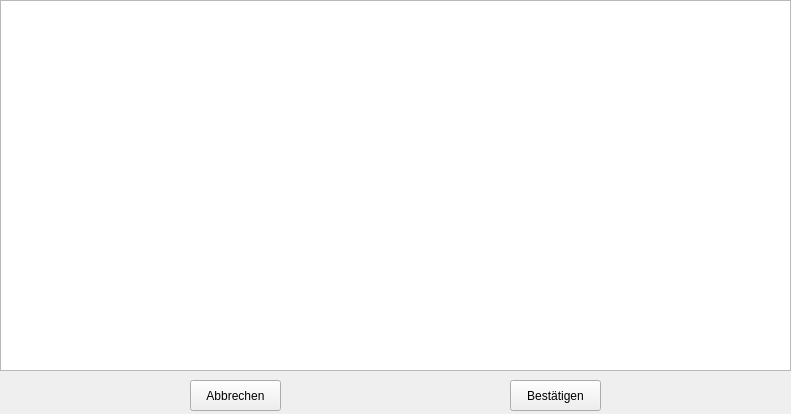
<?xml version="1.0" encoding="UTF-8"?>
<ui version="4.0">
 <class>Form</class>
 <widget class="QWidget" name="Form">
  <property name="geometry">
   <rect>
    <x>0</x>
    <y>0</y>
    <width>791</width>
    <height>414</height>
   </rect>
  </property>
  <property name="windowTitle">
   <string>Form</string>
  </property>
  <widget class="QTreeView" name="treeView">
   <property name="geometry">
    <rect>
     <x>0</x>
     <y>0</y>
     <width>791</width>
     <height>371</height>
    </rect>
   </property>
   <property name="cursor" stdset="0">
    <cursorShape>PointingHandCursor</cursorShape>
   </property>
  </widget>
  <widget class="QPushButton" name="pushButton">
   <property name="geometry">
    <rect>
     <x>510</x>
     <y>380</y>
     <width>91</width>
     <height>31</height>
    </rect>
   </property>
   <property name="text">
    <string>Bestätigen</string>
   </property>
  </widget>
  <widget class="QPushButton" name="pushButton_2">
   <property name="geometry">
    <rect>
     <x>190</x>
     <y>380</y>
     <width>91</width>
     <height>31</height>
    </rect>
   </property>
   <property name="text">
    <string>Abbrechen</string>
   </property>
  </widget>
 </widget>
 <resources/>
 <connections/>
</ui>
